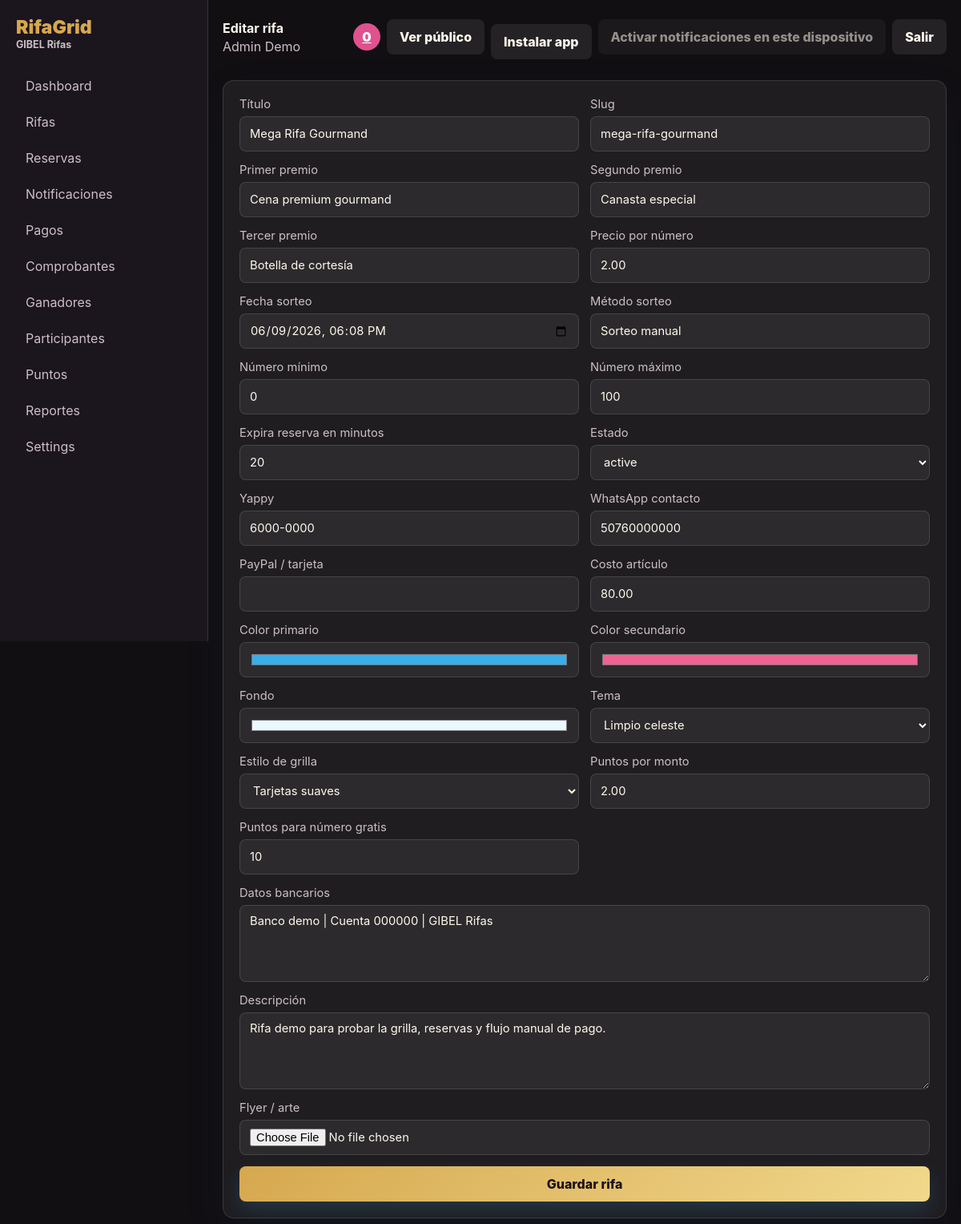
The page /admin/rifa_edit.php?id=1 (signed in) on the database its author committed.
### tables this page shows
CREATE TABLE raffles (
  id INT UNSIGNED AUTO_INCREMENT PRIMARY KEY,
  title VARCHAR(180) NOT NULL,
  slug VARCHAR(190) NOT NULL UNIQUE,
  description TEXT NULL,
  flyer_path VARCHAR(255) NULL,
  first_prize VARCHAR(180) NOT NULL,
  second_prize VARCHAR(180) NULL,
  third_prize VARCHAR(180) NULL,
  price_per_number DECIMAL(10,2) NOT NULL,
  draw_date DATETIME NULL,
  draw_method VARCHAR(180) NOT NULL DEFAULT 'Sorteo manual',
  number_min INT NOT NULL DEFAULT 0,
  number_max INT NOT NULL DEFAULT 100,
  reservation_minutes INT NOT NULL DEFAULT 20,
  yappy_number VARCHAR(60) NULL,
  contact_whatsapp VARCHAR(60) NULL,
  paypal_link VARCHAR(255) NULL,
  bank_info TEXT NULL,
  lnb_url VARCHAR(255) NOT NULL DEFAULT 'https://www.lnb.gob.pa/',
  status ENUM('draft','active','closed','drawn') NOT NULL DEFAULT 'draft',
  theme VARCHAR(40) NOT NULL DEFAULT 'clean_sky',
  primary_color VARCHAR(20) NOT NULL DEFAULT '#38aeea',
  accent_color VARCHAR(20) NOT NULL DEFAULT '#f06292',
  background_color VARCHAR(20) NOT NULL DEFAULT '#eaf8ff',
  grid_style VARCHAR(40) NOT NULL DEFAULT 'soft_cards',
  item_cost DECIMAL(10,2) NOT NULL DEFAULT 0.00,
  points_per_amount DECIMAL(10,2) NOT NULL DEFAULT 2.00,
  points_for_free_number INT NOT NULL DEFAULT 10,
  created_by INT UNSIGNED NULL,
  created_at DATETIME NOT NULL DEFAULT CURRENT_TIMESTAMP,
  updated_at DATETIME NULL ON UPDATE CURRENT_TIMESTAMP,
  INDEX idx_raffles_status (status),
  CONSTRAINT fk_raffles_admin FOREIGN KEY (created_by) REFERENCES admins(id) ON DELETE SET NULL
);

### admin/rifa_edit.php (called while the page is built, shortened)
<?php
require_once __DIR__ . '/includes/auth.php';
$admin = require_admin();
$pdo = db();
$id = (int) ($_GET['id'] ?? 0);
$stmt = $pdo->prepare('SELECT * FROM raffles WHERE id = ?');
$stmt->execute([$id]);
$raffle = $stmt->fetch();
$pageTitle = 'Editar rifa';
require __DIR__ . '/includes/header.php';
require __DIR__ . '/includes/rifa_form.php';
require __DIR__ . '/includes/footer.php';

### config/app.php (called while the page is built, shortened)
<?php
$configFile = __DIR__ . '/config.php';
$exampleFile = __DIR__ . '/config.example.php';
$config = file_exists($configFile) ? require $configFile : require $exampleFile;
function config_value(string $key, mixed $default = null): mixed
{
    global $config;
    return $config[$key] ?? $default;
}
function e(?string $value): string
{
    return htmlspecialchars((string) $value, ENT_QUOTES, 'UTF-8');
}

### config/database.php (called while the page is built, shortened)
<?php
require_once __DIR__ . '/app.php';
function db(): PDO
{
    static $pdo = null;
    if ($pdo instanceof PDO) {
        return $pdo;
    }
    $dsn = sprintf(
        'mysql:host=%s;dbname=%s;charset=utf8mb4',
        config_value('DB_HOST'),
        config_value('DB_NAME')
    );
    $pdo = new PDO($dsn, (string) config_value('DB_USER'), (string) config_value('DB_PASS'), [
        PDO::ATTR_ERRMODE => PDO::ERRMODE_EXCEPTION,
        PDO::ATTR_DEFAULT_FETCH_MODE => PDO::FETCH_ASSOC,
        PDO::ATTR_EMULATE_PREPARES => false,
    ]);
    return $pdo;
}

### admin/includes/auth.php (called while the page is built, shortened)
<?php
require_once __DIR__ . '/../../config/database.php';
function current_admin(): ?array
{
    $stmt = db()->prepare('SELECT id, name, email, role FROM admins WHERE id = ? AND active = 1');
    $stmt->execute([$_SESSION['admin_id']]);
    return $stmt->fetch() ?: null;
}
function require_admin(): array
{
    $admin = current_admin();
    return $admin;
}

### config/config.example.php (called while the page is built)
<?php
return [
    'DB_HOST' => '127.0.0.1',
    'DB_NAME' => 'rifagrid',
    'DB_USER' => 'root',
    'DB_PASS' => '',
    'APP_URL' => 'http://localhost/rifa/public',
    'ADMIN_WHATSAPP' => '50760000000',
    'YAPPY_NUMBER' => '6000-0000',
    'PAYPAL_LINK' => '',
    'BANK_INFO' => 'Banco: Tu Banco | Cuenta: 000000 | Nombre: GIBEL Rifas',
    'WHATSAPP_API_TOKEN' => '',
    'WHATSAPP_PHONE_ID' => '',
    'WEB_PUSH_PUBLIC_KEY' => '',
    'WEB_PUSH_PRIVATE_KEY' => '',
    'WEB_PUSH_SUBJECT' => 'mailto:admin@example.com',
    'RESERVATION_EXPIRE_MINUTES' => 20,
];

### admin/includes/rifa_form.php (the view, shortened to what this page needs)
<?php
$raffle = $raffle ?? [];
$drawMethodValue = $raffle['draw_method'] ?? 'Sorteo manual';
?>
<section class="panel form-panel">
    <form method="post" enctype="multipart/form-data" class="admin-form">
        <div class="form-grid">
            <label>Título <input name="title" required value="<?= e($raffle['title'] ?? '') ?>"></label>
            <label>Slug <input name="slug" value="<?= e($raffle['slug'] ?? '') ?>" placeholder="mega-rifa-gourmand"></label>
            <label>Primer premio <input name="first_prize" required value="<?= e($raffle['first_prize'] ?? '') ?>"></label>
            <label>Segundo premio <input name="second_prize" value="<?= e($raffle['second_prize'] ?? '') ?>"></label>
            <label>Tercer premio <input name="third_prize" value="<?= e($raffle['third_prize'] ?? '') ?>"></label>
            <label>Precio por número <input name="price_per_number" type="number" step="0.01" min="0" required value="<?= e((string)($raffle['price_per_number'] ?? '2.00')) ?>"></label>
            <label>Fecha sorteo <input name="draw_date" type="datetime-local" value="<?= e(isset($raffle['draw_date']) ? str_replace(' ', 'T', substr($raffle['draw_date'], 0, 16)) : '') ?>"></label>
            <label>Método sorteo <input name="draw_method" value="<?= e($drawMethodValue) ?>"></label>
            <label>Número mínimo <input name="number_min" type="number" min="0" value="<?= e((string)($raffle['number_min'] ?? '0')) ?>"></label>
            <label>Número máximo <input name="number_max" type="number" min="0" value="<?= e((string)($raffle['number_max'] ?? '100')) ?>"></label>
            <label>Expira reserva en minutos <input name="reservation_minutes" type="number" min="1" value="<?= e((string)($raffle['reservation_minutes'] ?? '20')) ?>"></label>
            <label>Estado
                <select name="status">
                    <?php foreach (['draft','active','closed','drawn'] as $status): ?>
                        <option value="<?= $status ?>" <?= (($raffle['status'] ?? 'active') === $status) ? 'selected' : '' ?>><?= $status ?></option>
                    <?php endforeach; ?>
                </select>
            </label>
            <label>Yappy <input name="yappy_number" value="<?= e($raffle['yappy_number'] ?? (string) config_value('YAPPY_NUMBER')) ?>"></label>
            <label>WhatsApp contacto <input name="contact_whatsapp" value="<?= e($raffle['contact_whatsapp'] ?? (string) config_value('ADMIN_WHATSAPP')) ?>"></label>
            <label>PayPal / tarjeta <input name="paypal_link" value="<?= e($raffle['paypal_link'] ?? (string) config_value('PAYPAL_LINK')) ?>"></label>
            <label>Costo artículo <input name="item_cost" type="number" step="0.01" value="<?= e((string)($raffle['item_cost'] ?? '0')) ?>"></label>
            <label>Color primario <input name="primary_color" type="color" value="<?= e($raffle['primary_color'] ?? '#38aeea') ?>"></label>
            <label>Color secundario <input name="accent_color" type="color" value="<?= e($raffle['accent_color'] ?? '#f06292') ?>"></label>
            <label>Fondo <input name="background_color" type="color" value="<?= e($raffle['background_color'] ?? '#eaf8ff') ?>"></label>
            <label>Tema
                <select name="theme">
                    <option value="clean_sky" <?= (($raffle['theme'] ?? 'clean_sky') === 'clean_sky') ? 'selected' : '' ?>>Limpio celeste</option>
                </select>
            </label>
            <label>Estilo de grilla
                <select name="grid_style">
                    <option value="soft_cards" <?= (($raffle['grid_style'] ?? 'soft_cards') === 'soft_cards') ? 'selected' : '' ?>>Tarjetas suaves</option>
                </select>
            </label>
            <label>Puntos por monto <input name="points_per_amount" type="number" step="0.01" value="<?= e((string)($raffle['points_per_amount'] ?? '2.00')) ?>"></label>
            <label>Puntos para número gratis <input name="points_for_free_number" type="number" value="<?= e((string)($raffle['points_for_free_number'] ?? '10')) ?>"></label>
        </div>
        <label>Datos bancarios <textarea name="bank_info"><?= e($raffle['bank_info'] ?? (string) config_value('BANK_INFO')) ?></textarea></label>
        <label>Descripción <textarea name="description"><?= e($raffle['description'] ?? '') ?></textarea></label>
        <label>Flyer / arte <input type="file" name="flyer" accept="image/jpeg,image/png,image/webp"></label>
        <button class="button" type="submit">Guardar rifa</button>
    </form>
</section>

### admin/includes/header.php (shortened to what this page needs)
<?php
$admin = $admin ?? current_admin();
$unreadCount = 0;
try {
    $unreadCount = (int) db()->query('SELECT COUNT(*) FROM notifications WHERE read_at IS NULL')->fetchColumn();
} catch (Throwable) {
    $unreadCount = 0;
}
?>
<!doctype html>
<html lang="es">
<head>
    <link rel="stylesheet" href="../public/assets/css/app.css">
</head>
<body class="admin-shell">
<aside class="admin-sidebar">
    <div class="admin-sidebar-head">
        <a class="brand" href="dashboard.php">RifaGrid<span>GIBEL Rifas</span></a>
    </div>
    <nav id="adminNav" class="admin-nav">
        <a href="dashboard.php">Dashboard</a>
        <a href="rifas.php">Rifas</a>
        <a href="reservas.php">Reservas</a>
        <a href="notificaciones.php">Notificaciones</a>
        <a href="pagos.php">Pagos</a>
        <a href="comprobantes.php">Comprobantes</a>
        <a href="ganadores.php">Ganadores</a>
        <a href="participantes.php">Participantes</a>
        <a href="puntos.php">Puntos</a>
        <a href="reportes.php">Reportes</a>
        <a href="settings.php">Settings</a>
    </nav>
</aside>
<main class="admin-main">
    <header class="admin-topbar">
        <div>
            <strong><?= e($pageTitle ?? 'Panel admin') ?></strong>
            <span><?= e($admin['name'] ?? '') ?></span>
        </div>
        <div class="topbar-actions">
            <a class="notification-pill" id="notificationCount" href="notificaciones.php"><?= $unreadCount ?></a>
            <a class="button button-ghost" href="../public/index.php" target="_blank">Ver público</a>
            <button class="button button-ghost pwa-install" type="button" data-pwa-install data-always-visible="1">Instalar app</button>
            <button class="button button-ghost" type="button" data-web-push-subscribe>Activar notificaciones en este dispositivo</button>
            <a class="button button-ghost" href="logout.php">Salir</a>
        </div>
    </header>

### public/assets/css/app.css (style rules this page uses)
:root { --bg: #171018; --panel: #241924; --panel-2: #301f2a; --text: #fff8ec; --muted: #cdbfc7; --primary: #d6a84f; --accent: #e0528d; --success: #33c47a; --danger: #ff6868; --reserved: #8b7f90; --sold: #4b434f; --border: rgba(255, 255, 255, .12); font-family: Inter, ui-sans-serif, system-ui, -apple-system, BlinkMacSystemFont, "Segoe UI", sans-serif; }
* { box-sizing: border-box; }
body { margin: 0; background: var(--bg); color: var(--text); }
a { color: inherit; }
input, select, textarea, button { font: inherit; }
input, select, textarea { width: 100%; min-height: 44px; border: 1px solid var(--border); border-radius: 8px; background: rgba(255,255,255,.06); color: var(--text); padding: 10px 12px; }
textarea { min-height: 96px; resize: vertical; }
label { display: grid; gap: 6px; color: var(--muted); font-size: .92rem; }
.button { display: inline-flex; align-items: center; justify-content: center; min-height: 44px; border: 0; border-radius: 8px; padding: 0 16px; background: linear-gradient(135deg, var(--primary), #f1d88c); color: #1c1216; font-weight: 800; text-decoration: none; cursor: pointer; box-shadow: 0 10px 24px rgba(56,174,234,.18); transition: transform .15s ease, box-shadow .15s ease, filter .15s ease; }
.button:disabled { opacity: .55; cursor: wait; }
.button-ghost { background: rgba(255,255,255,.08); color: var(--text); box-shadow: none; }
.pwa-install { margin-top: 12px; }
.brand { display: inline-grid; color: var(--primary); font-weight: 900; letter-spacing: 0; text-decoration: none; font-size: 1.45rem; }
.brand span { color: var(--muted); font-size: .78rem; font-weight: 700; }
.reservation-panel, .public-buyers, .panel { margin-top: 26px; background: var(--surface-soft, rgba(255,255,255,.06)); border: 1px solid var(--border); border-radius: 14px; padding: 20px; box-shadow: 0 18px 54px rgba(20,82,120,.08); }
.form-grid { display: grid; grid-template-columns: repeat(2, 1fr); gap: 14px; }
.admin-shell { display: grid; grid-template-columns: 260px 1fr; min-height: 100vh; background: #120f13; }
.admin-sidebar { background: #1b151d; border-right: 1px solid var(--border); padding: 20px; position: sticky; top: 0; height: 100vh; }
.admin-sidebar-head { display: grid; gap: 12px; }
.admin-sidebar nav { display: grid; gap: 5px; margin-top: 24px; }
.admin-sidebar nav a { color: var(--muted); text-decoration: none; padding: 10px 12px; border-radius: 8px; }
.admin-main { padding: 18px; min-width: 0; }
.admin-topbar { display: flex; justify-content: space-between; align-items: center; gap: 12px; margin-bottom: 18px; }
.admin-topbar div:first-child { display: grid; gap: 3px; }
.admin-topbar span { color: var(--muted); }
.topbar-actions { display: flex; align-items: center; gap: 8px; }
.notification-pill { min-width: 34px; height: 34px; border-radius: 999px; display: grid; place-items: center; background: var(--accent); color: #fff !important; font-weight: 900; }
.admin-form { display: grid; gap: 14px; }

### rows shown on the page
raffles: title "Mega Rifa Gourmand", slug "mega-rifa-gourmand", first_prize "Cena premium gourmand", second_prize "Canasta especial", third_prize "Botella de cortesía", price_per_number "2.00", draw_date "06/09/2026 18:08", draw_method "Sorteo manual", number_min "0", number_max "100", reservation_minutes "20", status "active", yappy_number "6000-0000", contact_whatsapp "50760000000", item_cost "80.00", primary_color "#38aeea", accent_color "#f06292", background_color "#eaf8ff", theme "Limpio celeste", grid_style "Tarjetas suaves", points_per_amount "2.00", points_for_free_number "10", bank_info "Banco demo | Cuenta 000000 | GIBEL Rifas", description "Rifa demo para probar la grilla, reservas y flujo manual de pago."

### other values the page prints
$pageTitle "Editar rifa"
$admin['name'] "Admin Demo"
$unreadCount "0"
